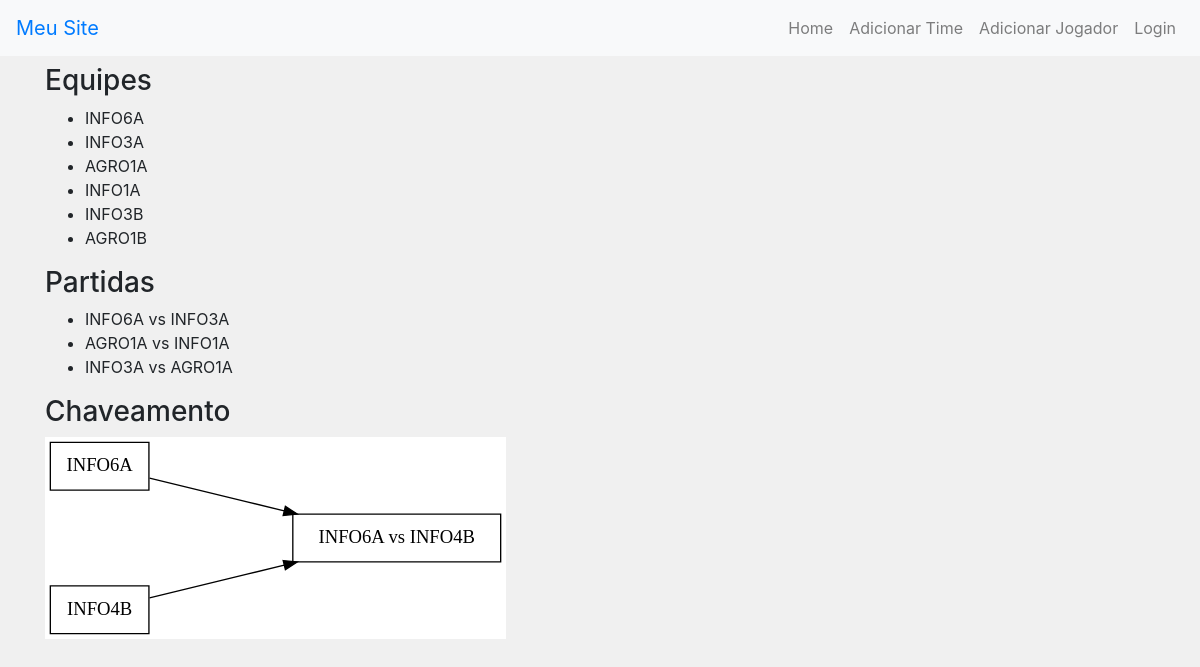
The page /modality/futsal/ (signed in) on the database as committed earlier.
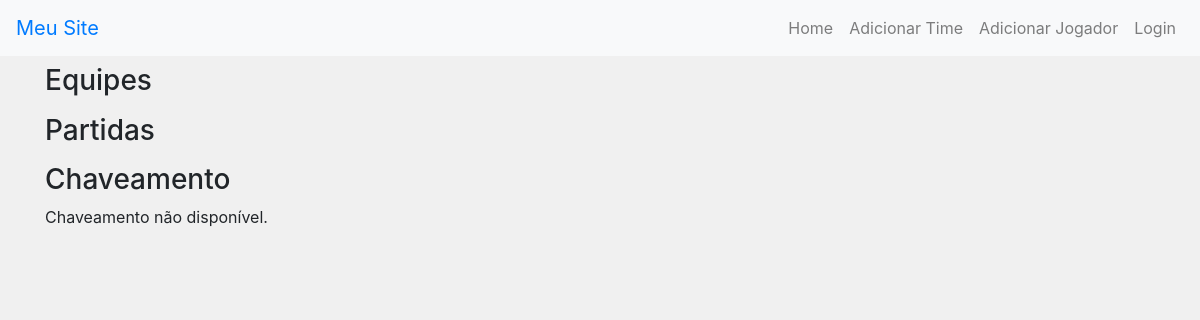
The same page on the database as committed later.
### core/models.py (models this page shows, shortened)
class Team(models.Model):
    name = models.CharField(_("Name"), max_length=100)
    leader = models.ForeignKey(Player, on_delete=models.SET_NULL, null=True, blank=True, verbose_name=_("Leader"))
    modality = models.ForeignKey(Modality, on_delete=models.CASCADE, verbose_name=_("Modality"))
    created_at = models.DateTimeField(_("Created at"), auto_now_add=True)
    def __str__(self):
        return self.name
    class Meta:
        verbose_name = _("Time")
        verbose_name_plural = _("Times")

class Match(models.Model):
    modality = models.ForeignKey(Modality, on_delete=models.CASCADE, default=1, verbose_name=_("Modality"))
    team_a = models.ForeignKey(Team, related_name='team_a', on_delete=models.CASCADE, verbose_name=_("Team A"))
    team_b = models.ForeignKey(Team, related_name='team_b', on_delete=models.CASCADE, verbose_name=_("Team B"))
    score_a = models.IntegerField(_("Score A"), default=0)
    score_b = models.IntegerField(_("Score B"), default=0)
    date = models.DateTimeField(_("Date"))
    completed = models.BooleanField(_("Completed"), default=False)
    winner = models.ForeignKey(Team, related_name='winner', on_delete=models.CASCADE, null=True, blank=True, verbose_name=_("Winner"))
    def __str__(self):
        return f"{self.team_a} vs {self.team_b}"
    class Meta:
        verbose_name = _("Partida")
        verbose_name_plural = _("Partidas")

### core/views.py (the view)
# urls.py: path('modality/<slug:modality_slug>/', views.modality_detail, name='modality_detail'),
@login_required
def modality_detail(request, modality_slug):
    modality = get_object_or_404(Modality, slug=modality_slug)
    teams = Team.objects.filter(modality=modality)
    matches = Match.objects.filter(modality=modality)
    bracket_path = generate_bracket_visual(modality)
    return render(request, 'core/modality_detail.html', {
        'modality': modality,
        'teams': teams,
        'matches': matches,
        'bracket_path': bracket_path
    })

### core/templates/core/modality_detail.html (shortened to what this page needs)
{% extends 'base.html' %}
{% block content %}
<h3>Equipes</h3>
<ul>
    {% for team in teams %}
    <li>{{ team.name }}</li>
    {% endfor %}
</ul>
<h3>Partidas</h3>
<ul>
    {% for match in matches %}
    <li>{{ match }}</li>
    {% endfor %}
</ul>
<h3>Chaveamento</h3>
{% if bracket_path %}
    <img src="{{ bracket_path }}" alt="Chaveamento">
{% else %}
    <p>Chaveamento não disponível.</p>
{% endif %}
{% endblock %}

### core/templates/base.html (shortened to what this page needs)
{% load static %}
<!DOCTYPE html>
<html lang="pt-br">
<head>
    <link rel="stylesheet" href="https://stackpath.bootstrapcdn.com/bootstrap/4.5.2/css/bootstrap.min.css">
    <link rel="stylesheet" href="{% static 'css/styles.css' %}">
</head>
<body>
    <nav class="navbar navbar-expand-lg navbar-light bg-light">
        <a class="navbar-brand" href="#">Meu Site</a>
        <div class="collapse navbar-collapse" id="navbarNav">
            <ul class="navbar-nav ml-auto">
                <li class="nav-item">
                    <a class="nav-link" href="{% url 'index' %}">Home</a>
                </li>
                <li class="nav-item">
                    <a class="nav-link" href="{% url 'add_team' %}">Adicionar Time</a>
                </li>
                <li class="nav-item">
                    <a class="nav-link" href="{% url 'add_player' %}">Adicionar Jogador</a>
                </li>
                <li class="nav-item">
                    <a class="nav-link" href="{% url 'login' %}">Login</a>
                </li>
            </ul>
        </div>
    </nav>
    <div class="container">
        {% block content %}
        {% endblock %}
    </div>
</body>
</html>

### core/static/css/styles.css (style rules this page uses)
body { background-color: #f0f0f0; }
.navbar-brand { color: #007bff !important; }

Rows that differ between the two databases and show on the page:
removed Team: name "INFO6A"
removed Team: name "INFO3A"
removed Team: name "AGRO1A"
removed Team: name "INFO1A"
removed Team: name "INFO3B"
removed Team: name "AGRO1B"
removed Match: team_a+team_b "INFO6A vs INFO3A"
removed Match: team_a+team_b "AGRO1A vs INFO1A"
removed Match: team_a+team_b "INFO3A vs AGRO1A"
Other text that changed with them:
text now shown: "Chaveamento não disponível."
